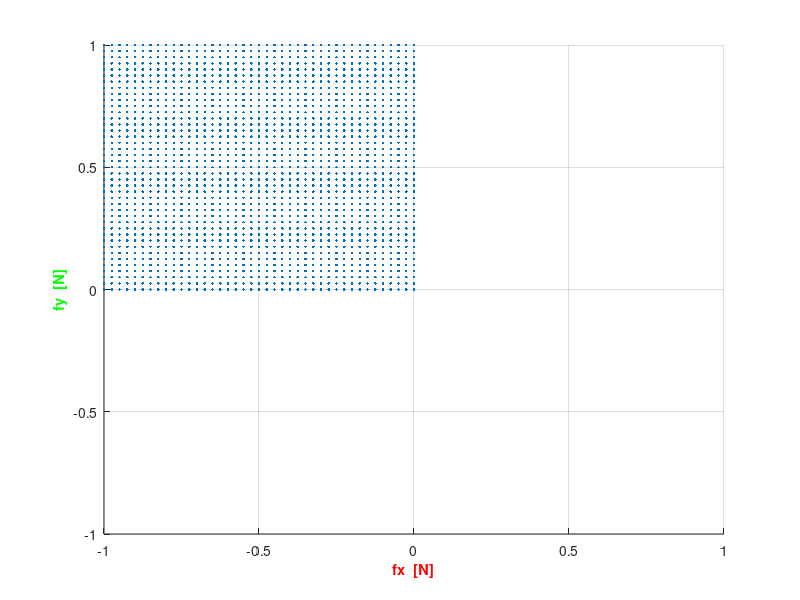

MATLAB code to generate this figure:
% ３次元のプログラム　テスト用コード

clear;

f1 = 1;
f2 = 1;
f3 = 1;

l1 = [7.5, 30.0, 0.0];
l2 = [5.0, 27.5, 0.0];
l3 = [-12.5, 30.0, 0.0];

l1 = l1 / 1000;
l2 = l2 / 1000;
l3 = l3 / 1000;

A = [0 -1 0;
     1 0 1;
     l1(1) l2(2) l3(1)];

wrench_point = [];

for i = 0:0.025:1.0
    for j = 0:0.025:1.0
        for k = 0:0.025:1.0
            edit_f1 = i*f1;
            edit_f2 = j*f2;
            edit_f3 = k*f3;

            all_f1 = [edit_f1; 0; 0];
            all_f2 = [0; edit_f2; 0];
            all_f3 = [0; 0; edit_f3];

            ans_f1 = A *  all_f1;
            ans_f2 = A * all_f2;
            ans_f3 = A * all_f3;

            wrench1 = [ans_f1(1) ans_f1(2) ans_f1(3)];
            wrench2 = [ans_f2(1) ans_f2(2) ans_f2(3)];
            wrench3 = [ans_f3(1) ans_f3(2) ans_f3(3)];
            wrench = wrench1 + wrench2 + wrench3;

            wrench_point = [wrench_point; wrench];
        end
    end
end

figure;

hold on;
grid on;

%グラフの範囲を設定
xlim([-1, 1]);
ylim([-1, 1]);
zlim([-0.03, 0.03]);

%ラベルの描画
xlabel('fx  [N]', 'FontSize', 10.5, 'FontWeight', 'bold', 'Color', 'r');
ylabel('fy  [N]', 'FontSize', 10.5, 'FontWeight', 'bold', 'Color', 'g');
zlabel('ω  [Nm]', 'FontSize', 10.5, 'FontWeight', 'bold', 'Color', 'b');

plot3(wrench_point(:, 1), wrench_point(:, 2), wrench_point(:, 3), '.');

hold off;